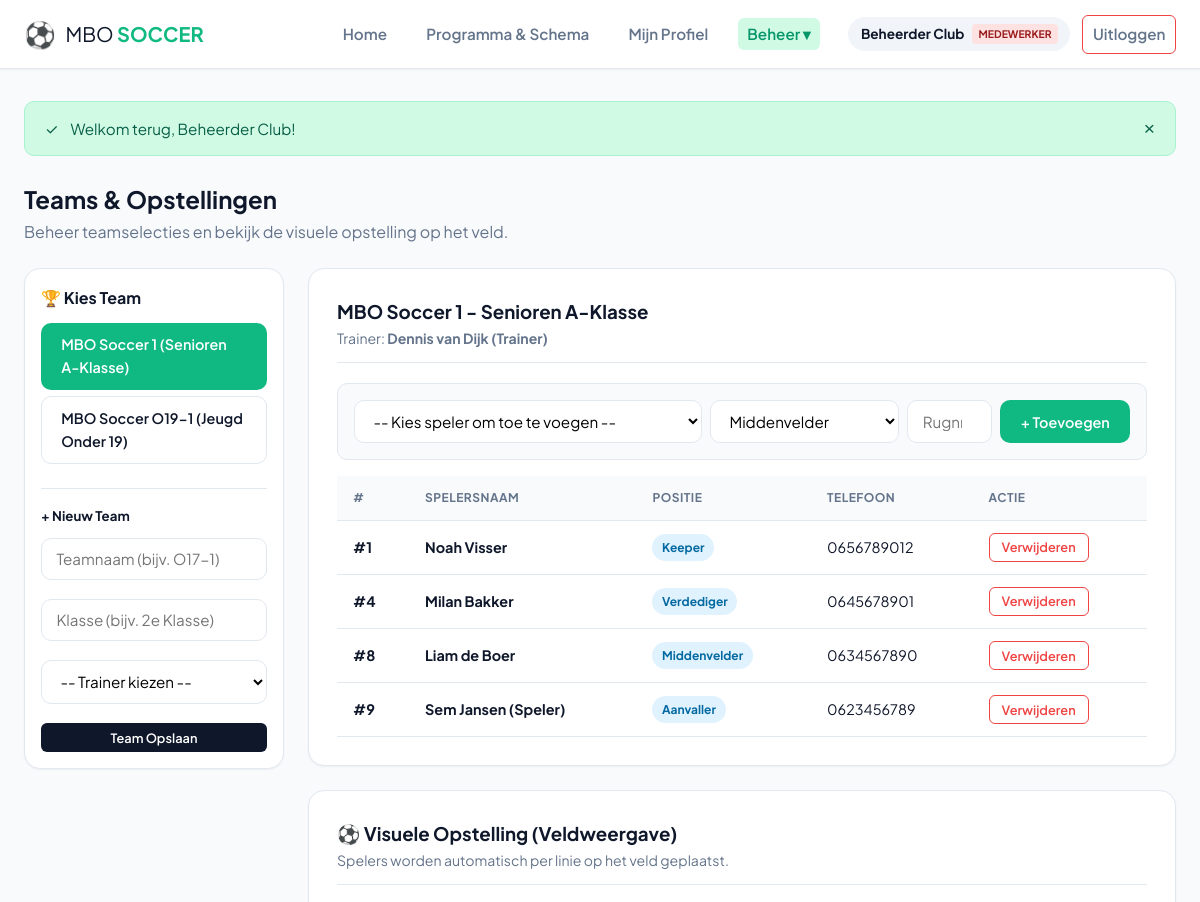
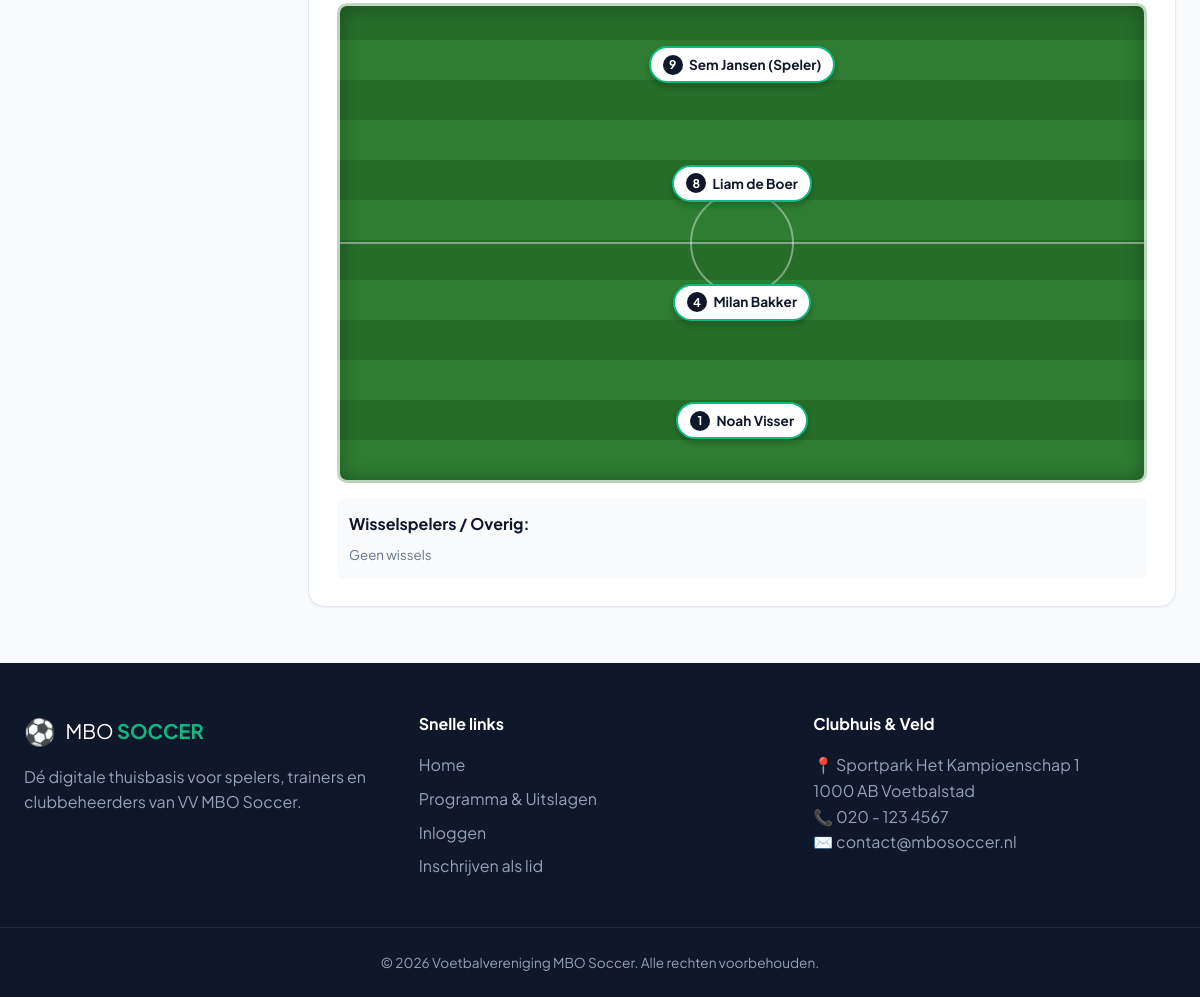
/admin/teams.php (signed in), run on the app's committed database (2 pictures, top to bottom).
### tables this page shows
CREATE TABLE `teams` (
    `id` INT AUTO_INCREMENT PRIMARY KEY,
    `name` VARCHAR(100) NOT NULL,
    `category` VARCHAR(50) NOT NULL,
    `trainer_id` INT NULL,
    `created_at` TIMESTAMP DEFAULT CURRENT_TIMESTAMP,
    CONSTRAINT `fk_teams_trainer` FOREIGN KEY (`trainer_id`) REFERENCES `users` (`id`) ON DELETE SET NULL
);

CREATE TABLE `users` (
    `id` INT AUTO_INCREMENT PRIMARY KEY,
    `name` VARCHAR(100) NOT NULL,
    `email` VARCHAR(150) NOT NULL UNIQUE,
    `password` VARCHAR(255) NOT NULL,
    `role` ENUM('lid', 'trainer', 'medewerker') NOT NULL DEFAULT 'lid',
    `phone` VARCHAR(20) NULL,
    `birthdate` DATE NULL,
    `created_at` TIMESTAMP DEFAULT CURRENT_TIMESTAMP
);

CREATE TABLE `team_members` (
    `id` INT AUTO_INCREMENT PRIMARY KEY,
    `team_id` INT NOT NULL,
    `user_id` INT NOT NULL,
    `position` VARCHAR(50) DEFAULT 'Speler',
    `shirt_number` INT NULL,
    CONSTRAINT `fk_tm_team` FOREIGN KEY (`team_id`) REFERENCES `teams` (`id`) ON DELETE CASCADE,
    CONSTRAINT `fk_tm_user` FOREIGN KEY (`user_id`) REFERENCES `users` (`id`) ON DELETE CASCADE,
    UNIQUE KEY `unique_team_user` (`team_id`, `user_id`)
);

### config/Database.php (called while the page is built, shortened)
<?php
class Database {
    private static $conn = null;
    public static function connect(): PDO {
        if (self::$conn === null) {
            $host = 'db';
            $dbname = 'phples';
            $username = 'root';
            $password = 'supergeheim';
            self::$conn = new PDO(
                "mysql:host=$host;dbname=$dbname;charset=utf8mb4",
                $username,
                $password,
                [
                    PDO::ATTR_ERRMODE => PDO::ERRMODE_EXCEPTION,
                    PDO::ATTR_DEFAULT_FETCH_MODE => PDO::FETCH_ASSOC
                ]
            );
        }
        return self::$conn;
    }
}

### classes/Team.php (called while the page is built, shortened)
<?php
require_once __DIR__ . '/../config/Database.php';
class Team {
    private $db;
    public function __construct() {
        $this->db = Database::connect();
    }
    public function getAll() {
        $stmt = $this->db->query("
            SELECT t.*, u.name as trainer_name
            FROM teams t
            LEFT JOIN users u ON t.trainer_id = u.id
            ORDER BY t.name ASC
        ");
        return $stmt->fetchAll();
    }
    public function findById(int $id) {
        $stmt = $this->db->prepare("
            SELECT t.*, u.name as trainer_name
            FROM teams t
            LEFT JOIN users u ON t.trainer_id = u.id
            WHERE t.id = :id
        ");
        $stmt->execute(['id' => $id]);
        return $stmt->fetch() ?: null;
    }
    public function getMembers(int $teamId) {
        $stmt = $this->db->prepare("
            SELECT tm.*, u.name, u.email, u.phone
            FROM team_members tm
            JOIN users u ON tm.user_id = u.id
            WHERE tm.team_id = :team_id
            ORDER BY tm.shirt_number ASC, u.name ASC
        ");
        $stmt->execute(['team_id' => $teamId]);
        return $stmt->fetchAll();
    }
}

### includes/auth_check.php (called while the page is built, shortened)
<?php
function isLoggedIn(): bool {
    return isset($_SESSION['user_id']);
}
function currentUser(): ?array {
    return [
        'id' => $_SESSION['user_id'],
        'name' => $_SESSION['user_name'] ?? 'Gebruiker',
        'email' => $_SESSION['user_email'] ?? '',
        'role' => $_SESSION['user_role'] ?? 'lid'
    ];
}
function e($value): string {
    return htmlspecialchars((string)($value ?? ''), ENT_QUOTES, 'UTF-8');
}

### admin/teams.php (the view, shortened to what this page needs)
<?php
require_once __DIR__ . '/../includes/auth_check.php';
require_once __DIR__ . '/../classes/Team.php';
$teamModel = new Team();
$allTeams = $teamModel->getAll();
$selectedTeamId = isset($_GET['view_team']) ? (int)$_GET['view_team'] : 0;
if ($selectedTeamId === 0 && !empty($allTeams)) {
    $selectedTeamId = $allTeams[0]['id'];
}
$currentTeam = $selectedTeamId > 0 ? $teamModel->findById($selectedTeamId) : null;
$teamMembers = $currentTeam ? $teamModel->getMembers($selectedTeamId) : [];
require_once __DIR__ . '/../includes/header.php';
?>
<div style="display: flex; justify-content: space-between; align-items: center; margin-bottom: 1.5rem; flex-wrap: wrap; gap: 1rem;">
    <div>
        <h2>Teams & Opstellingen</h2>
        <p style="color: var(--text-muted);">Beheer teamselecties en bekijk de visuele opstelling op het veld.</p>
    </div>
</div>
<div style="display: grid; grid-template-columns: 260px 1fr; gap: 1.5rem; align-items: start;">
    <aside class="card" style="padding: 1rem;">
        <h4 style="margin-bottom: 0.75rem;">🏆 Kies Team</h4>
        <div style="display: flex; flex-direction: column; gap: 0.4rem; margin-bottom: 1.5rem;">
            <?php foreach ($allTeams as $t): ?>
                <a href="/admin/teams.php?view_team=<?= $t['id'] ?>"
                   class="btn <?= $t['id'] === $selectedTeamId ? 'btn-primary' : 'btn-outline' ?>"
                   style="text-align: left; justify-content: flex-start;">
                    <?= e($t['name']) ?> (<?= e($t['category']) ?>)
                </a>
            <?php endforeach; ?>
        </div>
        <?php if ($user['role'] === 'medewerker'): ?>
            <hr style="border: none; border-top: 1px solid var(--border); margin: 1rem 0;">
            <h5 style="margin-bottom: 0.75rem;">+ Nieuw Team</h5>
            <form method="POST" action="/admin/teams.php">
                <p class="form-group">
                    <input type="text" name="name" class="form-control" placeholder="Teamnaam (bijv. O17-1)" required>
                </p>
                <p class="form-group">
                    <input type="text" name="category" class="form-control" placeholder="Klasse (bijv. 2e Klasse)" required>
                </p>
                <p class="form-group">
                    <select name="trainer_id" class="form-control">
                        <option value="">-- Trainer kiezen --</option>
                    </select>
                </p>
                <button type="submit" class="btn btn-secondary btn-sm" style="width: 100%;">Team Opslaan</button>
            </form>
        <?php endif; ?>
    </aside>
    <main>
        <?php if ($currentTeam): ?>
            <article class="card" style="margin-bottom: 1.5rem;">
                <header class="card-header">
                    <div>
                        <h3><?= e($currentTeam['name']) ?> - <?= e($currentTeam['category']) ?></h3>
                        <p style="color: var(--text-muted); font-size: 0.88rem;">
                            Trainer: <strong><?= e($currentTeam['trainer_name'] ?? 'Geen trainer toegewezen') ?></strong>
                        </p>
                    </div>
                </header>
                <form method="POST" action="/admin/teams.php?view_team=<?= $selectedTeamId ?>" style="background: #f8fafc; padding: 1rem; border-radius: var(--radius-md); border: 1px solid var(--border); display: flex; gap: 0.5rem; flex-wrap: wrap;">
                    <select name="user_id" class="form-control" required style="flex: 2; min-width: 180px;">
                        <option value="">-- Kies speler om toe te voegen --</option>
                    </select>
                    <select name="position" class="form-control" style="flex: 1; min-width: 140px;">
                        <option value="Middenvelder" selected>Middenvelder</option>
                    </select>
                    <input type="number" name="shirt_number" class="form-control" placeholder="Rugnr" style="width: 85px;">
                    <button type="submit" class="btn btn-primary">+ Toevoegen</button>
                </form>
                <div class="table-responsive" style="margin-top: 1rem;">
                    <table class="table">
                        <thead>
                            <tr>
                                <th>#</th>
                                <th>Spelersnaam</th>
                                <th>Positie</th>
                                <th>Telefoon</th>
                                <th>Actie</th>
                            </tr>
                        </thead>
                        <tbody>
                            <?php if (empty($teamMembers)): ?>
                                <tr><td colspan="5" style="color: var(--text-muted);">Nog geen spelers in dit team.</td></tr>
                            <?php else: ?>
                                <?php foreach ($teamMembers as $m): ?>
                                    <tr>
                                        <td><strong><?= $m['shirt_number'] ? '#' . $m['shirt_number'] : '-' ?></strong></td>
                                        <td><strong><?= e($m['name']) ?></strong></td>
                                        <td><span class="badge badge-info"><?= e($m['position']) ?></span></td>
                                        <td><?= e($m['phone'] ?: '-') ?></td>
                                        <td>
                                            <form method="POST" action="/admin/teams.php?view_team=<?= $selectedTeamId ?>" onsubmit="return confirm('Speler verwijderen uit team?');" style="display:inline;">
                                                <button type="submit" class="btn btn-sm btn-outline-danger">Verwijderen</button>
                                            </form>
                                        </td>
                                    </tr>
                                <?php endforeach; ?>
                            <?php endif; ?>
                        </tbody>
                    </table>
                </div>
            </article>
            <article class="card">
                <header class="card-header">
                    <div>
                        <h3>⚽ Visuele Opstelling (Veldweergave)</h3>
                        <p style="color: var(--text-muted); font-size: 0.88rem;">Spelers worden automatisch per linie op het veld geplaatst.</p>
                    </div>
                </header>
                <div class="soccer-pitch">
                    <div class="pitch-line" id="line-aanval"></div>
                    <div class="pitch-line" id="line-midden"></div>
                    <div class="pitch-line" id="line-verdediging"></div>
                    <div class="pitch-line" id="line-keeper"></div>
                </div>
                <div style="margin-top: 1rem; padding: 0.75rem; background: #f8fafc; border-radius: var(--radius-sm);">
                    <strong>Wisselspelers / Overig:</strong>
                    <div id="line-wissel" style="display: flex; gap: 0.5rem; flex-wrap: wrap; margin-top: 0.5rem;"></div>
                </div>
            </article>
        <?php endif; ?>
    </main>
</div>
<?php require_once __DIR__ . '/../includes/footer.php'; ?>

### public/css/style.css (style rules this page uses)
:root { --primary: #10b981; --primary-dark: #059669; --primary-light: #d1fae5; --secondary: #0f172a; --secondary-light: #1e293b; --accent: #f59e0b; --danger: #ef4444; --danger-light: #fee2e2; --success: #10b981; --bg-main: #f8fafc; --surface: #ffffff; --border: #e2e8f0; --text-primary: #0f172a; --text-muted: #64748b; --radius-sm: 6px; --radius-md: 10px; --radius-lg: 16px; --shadow-sm: 0 1px 2px 0 rgb(0 0 0 / 0.05); --shadow-md: 0 4px 6px -1px rgb(0 0 0 / 0.1), 0 2px 4px -2px rgb(0 0 0 / 0.1); --shadow-lg: 0 10px 15px -3px rgb(0 0 0 / 0.1), 0 4px 6px -4px rgb(0 0 0 / 0.1); }
* { box-sizing: border-box; margin: 0; padding: 0; }
body { font-family: 'Plus Jakarta Sans', system-ui, -apple-system, BlinkMacSystemFont, 'Segoe UI', Roboto, sans-serif; background-color: var(--bg-main); color: var(--text-primary); line-height: 1.6; min-height: 100vh; display: flex; flex-direction: column; }
a { color: var(--primary-dark); text-decoration: none; transition: color 0.2s; }
.btn { display: inline-flex; align-items: center; justify-content: center; gap: 0.4rem; padding: 0.6rem 1.2rem; border-radius: var(--radius-md); font-weight: 600; font-size: 0.9rem; cursor: pointer; border: 1px solid transparent; transition: all 0.2s ease; text-align: center; font-family: inherit; }
.btn-primary { background: var(--primary); color: #ffffff; }
.btn-secondary { background: var(--secondary); color: #ffffff; }
.btn-outline { border-color: var(--border); color: var(--text-primary); background: transparent; }
.btn-outline-danger { border-color: var(--danger); color: var(--danger); background: transparent; }
.btn-sm { padding: 0.35rem 0.75rem; font-size: 0.8rem; border-radius: var(--radius-sm); }
.card { background: var(--surface); border-radius: var(--radius-lg); border: 1px solid var(--border); padding: 1.75rem; box-shadow: var(--shadow-sm); margin-bottom: 1.5rem; }
.card-header { display: flex; justify-content: space-between; align-items: center; margin-bottom: 1.25rem; padding-bottom: 0.75rem; border-bottom: 1px solid var(--border); }
.form-group { margin-bottom: 1.2rem; }
.form-control { width: 100%; padding: 0.65rem 0.9rem; border: 1px solid var(--border); border-radius: var(--radius-md); font-family: inherit; font-size: 0.95rem; background: #fff; transition: border-color 0.15s ease; }
.table-responsive { overflow-x: auto; }
.table { width: 100%; border-collapse: collapse; font-size: 0.9rem; text-align: left; }
.table th, .table td { padding: 0.75rem 1rem; border-bottom: 1px solid var(--border); }
.table th { background: #f8fafc; color: var(--text-muted); font-weight: 700; text-transform: uppercase; font-size: 0.75rem; letter-spacing: 0.5px; }
.badge { display: inline-block; padding: 0.25rem 0.6rem; border-radius: 9999px; font-size: 0.75rem; font-weight: 700; }
.badge-info { background: #e0f2fe; color: #0369a1; }
.soccer-pitch { background: #2e7d32; background-image: repeating-linear-gradient(0deg, #2e7d32, #2e7d32 40px, #256d29 40px, #256d29 80px); border: 3px solid rgba(255, 255, 255, 0.7); border-radius: var(--radius-md); padding: 1.5rem; position: relative; min-height: 480px; display: flex; flex-direction: column; justify-content: space-between; box-shadow: inset 0 0 20px rgba(0, 0, 0, 0.3); margin-top: 1rem; overflow: hidden; }
.soccer-pitch::before { content: ''; position: absolute; top: 50%; left: 0; right: 0; height: 2px; background: rgba(255, 255, 255, 0.4); transform: translateY(-50%); }
.soccer-pitch::after { content: ''; position: absolute; top: 50%; left: 50%; width: 100px; height: 100px; border: 2px solid rgba(255, 255, 255, 0.4); border-radius: 50%; transform: translate(-50%, -50%); }
.pitch-line { display: flex; justify-content: space-around; align-items: center; position: relative; z-index: 2; min-height: 70px; }

### data on the page
teams: name "MBO Soccer 1", category "Senioren A-Klasse", trainer.name "Dennis van Dijk (Trainer)"
teams: name "MBO Soccer O19-1", category "Jeugd Onder 19"
team_members: shirt_number "1", user.name "Noah Visser", position "Keeper", user.phone "0656789012"
team_members: shirt_number "4", user.name "Milan Bakker", position "Verdediger", user.phone "0645678901"
team_members: shirt_number "8", user.name "Liam de Boer", position "Middenvelder", user.phone "0634567890"
team_members: shirt_number "9", user.name "Sem Jansen (Speler)", position "Aanvaller", user.phone "0623456789"

### other printed values
$user['name'] "Beheerder Club"
$user['role'] "MEDEWERKER"
$_SESSION['flash_success'] "Welkom terug, Beheerder Club!"
